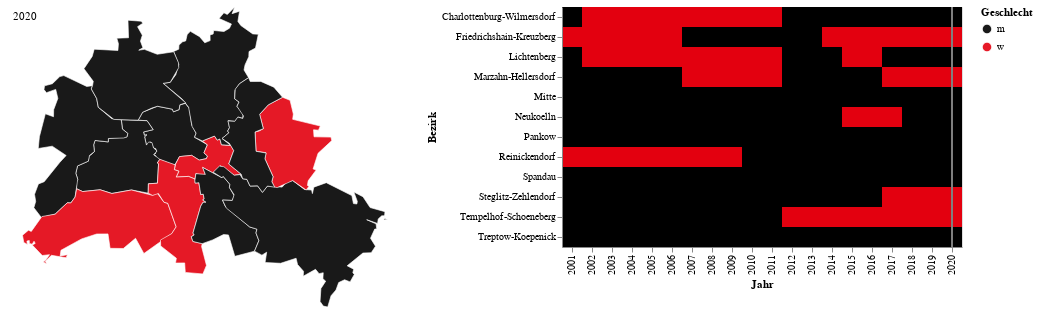

This figure's notebook cell:
### Code cell
source=data_melt
domain=['m', 'w']
colors=['#000000','#E3000F']

field='Geschlecht:O'

hover = alt.selection(type='single',on='mouseover',
                        fields=['Jahr'], empty='none', init={'Jahr':2020})

click = alt.selection(type='single',fields=['Jahr'], empty='none')



map_base= alt.Chart(source).transform_filter(hover).transform_lookup(
    lookup='Bezirk',
    from_=alt.LookupData(bezirke_layer, 'Bezirk'),
    as_="geom"
).transform_calculate(
    geometry ='datum.geom.geometry',
    type= 'datum.geom.type'
)

map_=map_base.mark_geoshape(stroke='white',strokeWidth=0.7, opacity=0.9).encode(
     color=alt.Color(str(field), scale=alt.Scale(domain=domain, range=colors))  
     )

map_text=map_base.transform_filter((datum.Bezirk == 'Mitte')).mark_text(dx=-180, dy=-140).encode(
     text=alt.Text('Jahr')
     )


chart=alt.Chart(source).mark_rect().encode(
    x='Jahr:N',
    y='Bezirk',
    tooltip=['Bezirk','Jahr','BM'],
    color=alt.Color(str(field), scale=alt.Scale(domain=domain, range=colors))
).add_selection(
    hover, click
)


# Draw a rule at the location of the selection
rules = alt.Chart(source).mark_rule(color='gray').encode(
    x='Jahr:N',
).transform_filter(
    hover
)



map_+map_text | (chart + rules)

### Figure 1 — Vega-Lite specification as saved in the notebook (floating-point values rounded to 4 significant figures; data arrays with more than 128 entries replaced by an {"elided": "..."} marker saying what was removed)
{"config": {"view": {"continuousWidth": 400, "continuousHeight": 300}}, "hconcat": [{"layer": [{"mark": {"type": "geoshape", "opacity": 0.9, "stroke": "white", "strokeWidth": 0.7}, "encoding": {"color": {"type": "ordinal", "field": "Geschlecht", "scale": {"domain": ["m", "w"], "range": ["#000000", "#E3000F"]}}}, "transform": [{"filter": {"selection": "selector142"}}, {"lookup": "Bezirk", "as": "geom", "from": {"data": {"name": "data-2b239fb9b569d1318f49fa782d5ca3a1"}, "key": "Bezirk"}}, {"calculate": "datum.geom.geometry", "as": "geometry"}, {"calculate": "datum.geom.type", "as": "type"}]}, {"mark": {"type": "text", "dx": -180, "dy": -140}, "encoding": {"text": {"type": "quantitative", "field": "Jahr"}}, "transform": [{"filter": {"selection": "selector142"}}, {"lookup": "Bezirk", "as": "geom", "from": {"data": {"name": "data-2b239fb9b569d1318f49fa782d5ca3a1"}, "key": "Bezirk"}}, {"calculate": "datum.geom.geometry", "as": "geometry"}, {"calculate": "datum.geom.type", "as": "type"}, {"filter": "(datum.Bezirk === 'Mitte')"}]}]}, {"layer": [{"mark": "rect", "encoding": {"color": {"type": "ordinal", "field": "Geschlecht", "scale": {"domain": ["m", "w"], "range": ["#000000", "#E3000F"]}}, "tooltip": [{"type": "nominal", "field": "Bezirk"}, {"type": "quantitative", "field": "Jahr"}, {"type": "nominal", "field": "BM"}], "x": {"type": "nominal", "field": "Jahr"}, "y": {"type": "nominal", "field": "Bezirk"}}, "selection": {"selector142": {"type": "single", "on": "mouseover", "fields": ["Jahr"], "empty": "none", "init": {"Jahr": 2020}}, "selector143": {"type": "single", "fields": ["Jahr"], "empty": "none"}}}, {"mark": {"type": "rule", "color": "gray"}, "encoding": {"x": {"type": "nominal", "field": "Jahr"}}, "transform": [{"filter": {"selection": "selector142"}}]}]}], "data": {"name": "data-772326af7612db25d70d515b9996e57c"}, "$schema": "https://vega.github.io/schema/vega-lite/v4.8.1.json", "datasets": {"data-772326af7612db25d70d515b9996e57c": {"elided": "240 records"}, "data-2b239fb9b569d1318f49fa782d5ca3a1": [{"Bezirk": "Reinickendorf", "id": "0", "type": "Feature", "geometry": {"type": "Polygon", "coordinates": [[[13.22, 52.59], [13.22, 52.59], [13.2, 52.61], [13.22, 52.62], [13.22, 52.63], [13.26, 52.63], [13.27, 52.63], [13.26, 52.64], [13.28, 52.64], [13.28, 52.66], [13.31, 52.66], [13.31, 52.66], [13.3, 52.65], [13.31, 52.64], [13.31, 52.64], [13.31, 52.63], [13.3, 52.63], [13.31, 52.63], [13.34, 52.62], [13.37, 52.63], [13.38, 52.61], [13.38, 52.61], [13.36, 52.59], [13.35, 52.59], [13.39, 52.57], [13.38, 52.57], [13.38, 52.56], [13.37, 52.56], [13.36, 52.56], [13.34, 52.56], [13.33, 52.56], [13.31, 52.56], [13.3, 52.55], [13.26, 52.55], [13.23, 52.56], [13.23, 52.57], [13.22, 52.58], [13.22, 52.59]]]}}, {"Bezirk": "Spandau", "id": "1", "type": "Feature", "geometry": {"type": "Polygon", "coordinates": [[[13.16, 52.5], [13.17, 52.51], [13.14, 52.52], [13.12, 52.52], [13.12, 52.53], [13.13, 52.56], [13.15, 52.55], [13.15, 52.56], [13.15, 52.57], [13.15, 52.58], [13.13, 52.58], [13.13, 52.58], [13.13, 52.59], [13.14, 52.59], [13.16, 52.6], [13.16, 52.6], [13.21, 52.59], [13.22, 52.59], [13.22, 52.58], [13.23, 52.57], [13.23, 52.56], [13.25, 52.55], [13.27, 52.55], [13.27, 52.54], [13.28, 52.53], [13.28, 52.53], [13.27, 52.53], [13.25, 52.53], [13.25, 52.52], [13.22, 52.53], [13.22, 52.52], [13.22, 52.51], [13.21, 52.51], [13.21, 52.5], [13.19, 52.5], [13.19, 52.49], [13.19, 52.48], [13.19, 52.46], [13.18, 52.46], [13.17, 52.46], [13.15, 52.44], [13.12, 52.44], [13.11, 52.45], [13.11, 52.46], [13.11, 52.47], [13.12, 52.48], [13.13, 52.48], [13.16, 52.5]]]}}, {"Bezirk": "Mitte", "id": "2", "type": "Feature", "geometry": {"type": "Polygon", "coordinates": [[[13.31, 52.53], [13.31, 52.54], [13.33, 52.54], [13.32, 52.55], [13.3, 52.55], [13.31, 52.56], [13.34, 52.56], [13.36, 52.56], [13.37, 52.56], [13.38, 52.56], [13.38, 52.57], [13.39, 52.57], [13.4, 52.56], [13.4, 52.54], [13.41, 52.53], [13.41, 52.53], [13.43, 52.52], [13.42, 52.51], [13.43, 52.51], [13.43, 52.51], [13.41, 52.5], [13.4, 52.51], [13.38, 52.51], [13.37, 52.5], [13.36, 52.5], [13.33, 52.51], [13.33, 52.51], [13.33, 52.51], [13.33, 52.51], [13.33, 52.51], [13.34, 52.51], [13.33, 52.52], [13.33, 52.52], [13.33, 52.52], [13.32, 52.52], [13.31, 52.53], [13.32, 52.53], [13.31, 52.53]]]}}, {"Bezirk": "Steglitz-Zehlendorf", "id": "3", "type": "Feature", "geometry": {"type": "Polygon", "coordinates": [[[13.13, 52.39], [13.14, 52.4], [13.12, 52.4], [13.11, 52.41], [13.11, 52.41], [13.11, 52.41], [13.11, 52.41], [13.1, 52.41], [13.1, 52.41], [13.1, 52.41], [13.1, 52.41], [13.09, 52.41], [13.09, 52.42], [13.1, 52.43], [13.1, 52.42], [13.12, 52.44], [13.15, 52.44], [13.17, 52.46], [13.18, 52.46], [13.19, 52.46], [13.19, 52.47], [13.2, 52.47], [13.23, 52.47], [13.25, 52.47], [13.29, 52.47], [13.33, 52.46], [13.34, 52.47], [13.35, 52.46], [13.36, 52.46], [13.37, 52.43], [13.36, 52.42], [13.31, 52.4], [13.3, 52.42], [13.27, 52.4], [13.25, 52.4], [13.25, 52.42], [13.23, 52.42], [13.2, 52.42], [13.16, 52.4], [13.16, 52.4], [13.17, 52.4], [13.17, 52.39], [13.14, 52.4], [13.13, 52.39], [13.13, 52.39], [13.13, 52.39], [13.13, 52.39]]]}}, {"Bezirk": "Treptow-Koepenick", "id": "4", "type": "Feature", "geometry": {"type": "Polygon", "coordinates": {"elided": "1x82x2 float values"}}}, {"Bezirk": "Friedrichshain-Kreuzberg", "id": "5", "type": "Feature", "geometry": {"type": "Polygon", "coordinates": [[[13.37, 52.5], [13.38, 52.51], [13.4, 52.51], [13.41, 52.5], [13.43, 52.51], [13.43, 52.51], [13.42, 52.51], [13.43, 52.52], [13.42, 52.53], [13.44, 52.53], [13.45, 52.53], [13.45, 52.53], [13.46, 52.52], [13.47, 52.52], [13.48, 52.51], [13.47, 52.5], [13.49, 52.49], [13.48, 52.49], [13.45, 52.5], [13.44, 52.49], [13.42, 52.5], [13.43, 52.49], [13.42, 52.49], [13.41, 52.49], [13.41, 52.48], [13.39, 52.49], [13.37, 52.48], [13.38, 52.49], [13.37, 52.49], [13.37, 52.5]]]}}, {"Bezirk": "Tempelhof-Schoeneberg", "id": "6", "type": "Feature", "geometry": {"type": "Polygon", "coordinates": [[[13.32, 52.47], [13.32, 52.48], [13.34, 52.48], [13.34, 52.5], [13.34, 52.5], [13.34, 52.5], [13.37, 52.5], [13.37, 52.49], [13.38, 52.49], [13.37, 52.48], [13.39, 52.49], [13.41, 52.48], [13.41, 52.48], [13.41, 52.48], [13.42, 52.47], [13.42, 52.47], [13.42, 52.46], [13.42, 52.46], [13.43, 52.46], [13.42, 52.46], [13.42, 52.45], [13.4, 52.42], [13.4, 52.42], [13.4, 52.42], [13.4, 52.41], [13.42, 52.41], [13.42, 52.41], [13.43, 52.39], [13.42, 52.38], [13.39, 52.38], [13.39, 52.39], [13.37, 52.39], [13.37, 52.39], [13.34, 52.41], [13.34, 52.41], [13.36, 52.42], [13.37, 52.43], [13.36, 52.46], [13.35, 52.46], [13.34, 52.47], [13.33, 52.46], [13.32, 52.47], [13.32, 52.47]]]}}, {"Bezirk": "Neukoelln", "id": "7", "type": "Feature", "geometry": {"type": "Polygon", "coordinates": [[[13.44, 52.41], [13.42, 52.41], [13.4, 52.41], [13.4, 52.42], [13.4, 52.42], [13.4, 52.42], [13.42, 52.45], [13.42, 52.46], [13.43, 52.46], [13.42, 52.46], [13.42, 52.46], [13.42, 52.47], [13.42, 52.47], [13.41, 52.48], [13.41, 52.48], [13.41, 52.48], [13.41, 52.49], [13.43, 52.49], [13.42, 52.5], [13.46, 52.48], [13.46, 52.49], [13.47, 52.48], [13.47, 52.47], [13.48, 52.46], [13.47, 52.46], [13.46, 52.46], [13.46, 52.45], [13.51, 52.43], [13.52, 52.43], [13.52, 52.42], [13.52, 52.41], [13.52, 52.4], [13.48, 52.4], [13.47, 52.42], [13.46, 52.42], [13.44, 52.41]]]}}, {"Bezirk": "Marzahn-Hellersdorf", "id": "8", "type": "Feature", "geometry": {"type": "Polygon", "coordinates": [[[13.52, 52.54], [13.53, 52.54], [13.53, 52.56], [13.54, 52.57], [13.57, 52.57], [13.58, 52.57], [13.59, 52.56], [13.59, 52.55], [13.64, 52.54], [13.63, 52.54], [13.62, 52.54], [13.63, 52.53], [13.66, 52.53], [13.66, 52.53], [13.63, 52.51], [13.62, 52.49], [13.63, 52.49], [13.61, 52.48], [13.61, 52.48], [13.62, 52.47], [13.61, 52.47], [13.59, 52.48], [13.56, 52.47], [13.55, 52.47], [13.55, 52.48], [13.55, 52.49], [13.54, 52.51], [13.54, 52.51], [13.52, 52.51], [13.52, 52.54], [13.52, 52.54]]]}}, {"Bezirk": "Pankow", "id": "9", "type": "Feature", "geometry": {"type": "MultiPolygon", "coordinates": [[[[13.38, 52.64], [13.39, 52.64], [13.39, 52.64], [13.4, 52.65], [13.41, 52.64], [13.42, 52.64], [13.43, 52.64], [13.43, 52.64], [13.44, 52.65], [13.44, 52.65], [13.46, 52.65], [13.47, 52.65], [13.47, 52.66], [13.45, 52.66], [13.46, 52.67], [13.47, 52.67], [13.48, 52.68], [13.47, 52.67], [13.49, 52.67], [13.49, 52.66], [13.49, 52.65], [13.51, 52.65], [13.52, 52.65], [13.52, 52.63], [13.51, 52.63], [13.51, 52.62], [13.5, 52.61], [13.5, 52.61], [13.51, 52.6], [13.49, 52.59], [13.48, 52.58], [13.48, 52.57], [13.49, 52.57], [13.48, 52.56], [13.49, 52.56], [13.49, 52.55], [13.49, 52.55], [13.48, 52.55], [13.47, 52.55], [13.47, 52.54], [13.47, 52.54], [13.47, 52.53], [13.46, 52.53], [13.47, 52.52], [13.46, 52.52], [13.45, 52.53], [13.45, 52.53], [13.44, 52.53], [13.42, 52.53], [13.41, 52.53], [13.41, 52.53], [13.4, 52.54], [13.39, 52.56], [13.38, 52.57], [13.35, 52.59], [13.36, 52.59], [13.37, 52.6], [13.38, 52.61], [13.37, 52.63], [13.38, 52.63], [13.38, 52.63], [13.38, 52.64]]]]}}, {"Bezirk": "Charlottenburg-Wilmersdorf", "id": "10", "type": "Feature", "geometry": {"type": "Polygon", "coordinates": [[[13.22, 52.51], [13.22, 52.51], [13.22, 52.52], [13.22, 52.53], [13.25, 52.52], [13.25, 52.53], [13.28, 52.53], [13.28, 52.53], [13.27, 52.54], [13.27, 52.55], [13.32, 52.55], [13.33, 52.54], [13.31, 52.54], [13.31, 52.53], [13.32, 52.53], [13.31, 52.53], [13.32, 52.52], [13.32, 52.52], [13.33, 52.52], [13.33, 52.52], [13.34, 52.51], [13.33, 52.51], [13.34, 52.5], [13.34, 52.5], [13.34, 52.5], [13.34, 52.48], [13.32, 52.48], [13.32, 52.47], [13.29, 52.47], [13.25, 52.47], [13.23, 52.47], [13.2, 52.47], [13.19, 52.47], [13.19, 52.48], [13.19, 52.48], [13.19, 52.49], [13.19, 52.5], [13.21, 52.5], [13.21, 52.51], [13.22, 52.51]]]}}, {"Bezirk": "Lichtenberg", "id": "11", "type": "Feature", "geometry": {"type": "Polygon", "coordinates": [[[13.47, 52.52], [13.46, 52.53], [13.47, 52.53], [13.47, 52.54], [13.47, 52.54], [13.47, 52.55], [13.48, 52.55], [13.49, 52.55], [13.49, 52.55], [13.5, 52.55], [13.48, 52.56], [13.49, 52.57], [13.48, 52.57], [13.48, 52.58], [13.49, 52.59], [13.51, 52.6], [13.51, 52.59], [13.53, 52.59], [13.55, 52.59], [13.57, 52.57], [13.54, 52.57], [13.53, 52.56], [13.53, 52.54], [13.52, 52.54], [13.52, 52.51], [13.54, 52.51], [13.54, 52.51], [13.55, 52.49], [13.55, 52.48], [13.55, 52.47], [13.54, 52.47], [13.53, 52.47], [13.52, 52.48], [13.51, 52.47], [13.5, 52.48], [13.49, 52.48], [13.49, 52.49], [13.47, 52.5], [13.48, 52.51], [13.47, 52.52]]]}}]}}
